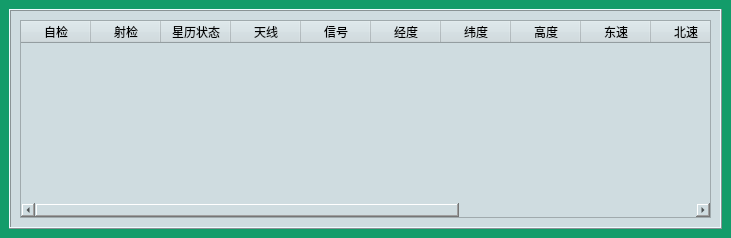
<?xml version="1.0" encoding="UTF-8"?>
<ui version="4.0">
 <class>GGA_View</class>
 <widget class="QMainWindow" name="GGA_View">
  <property name="geometry">
   <rect>
    <x>0</x>
    <y>0</y>
    <width>731</width>
    <height>238</height>
   </rect>
  </property>
  <property name="windowTitle">
   <string>MainWindow</string>
  </property>
  <property name="styleSheet">
   <string notr="true">background-color: rgb(19, 156, 106);</string>
  </property>
  <widget class="QWidget" name="centralwidget">
   <layout class="QHBoxLayout" name="horizontalLayout">
    <item>
     <widget class="QFrame" name="frame">
      <property name="styleSheet">
       <string notr="true">background-color: rgb(207, 220, 224);</string>
      </property>
      <property name="frameShape">
       <enum>QFrame::Box</enum>
      </property>
      <property name="frameShadow">
       <enum>QFrame::Raised</enum>
      </property>
      <layout class="QHBoxLayout" name="horizontalLayout_2">
       <item>
        <widget class="QTableWidget" name="tableWidget_GGA">
         <property name="editTriggers">
          <set>QAbstractItemView::NoEditTriggers</set>
         </property>
         <property name="cornerButtonEnabled">
          <bool>false</bool>
         </property>
         <attribute name="horizontalHeaderDefaultSectionSize">
          <number>70</number>
         </attribute>
         <attribute name="horizontalHeaderStretchLastSection">
          <bool>true</bool>
         </attribute>
         <column>
          <property name="text">
           <string>自检</string>
          </property>
         </column>
         <column>
          <property name="text">
           <string>射检</string>
          </property>
         </column>
         <column>
          <property name="text">
           <string>星历状态</string>
          </property>
         </column>
         <column>
          <property name="text">
           <string>天线</string>
          </property>
         </column>
         <column>
          <property name="text">
           <string>信号</string>
          </property>
         </column>
         <column>
          <property name="text">
           <string>经度</string>
          </property>
         </column>
         <column>
          <property name="text">
           <string>纬度</string>
          </property>
         </column>
         <column>
          <property name="text">
           <string>高度</string>
          </property>
         </column>
         <column>
          <property name="text">
           <string>东速</string>
          </property>
         </column>
         <column>
          <property name="text">
           <string>北速</string>
          </property>
         </column>
         <column>
          <property name="text">
           <string>天速</string>
          </property>
         </column>
         <column>
          <property name="text">
           <string>定位卫星数</string>
          </property>
         </column>
         <column>
          <property name="text">
           <string>PDOP</string>
          </property>
         </column>
         <column>
          <property name="text">
           <string>卫星号</string>
          </property>
         </column>
        </widget>
       </item>
      </layout>
     </widget>
    </item>
   </layout>
  </widget>
 </widget>
 <resources/>
 <connections/>
</ui>
